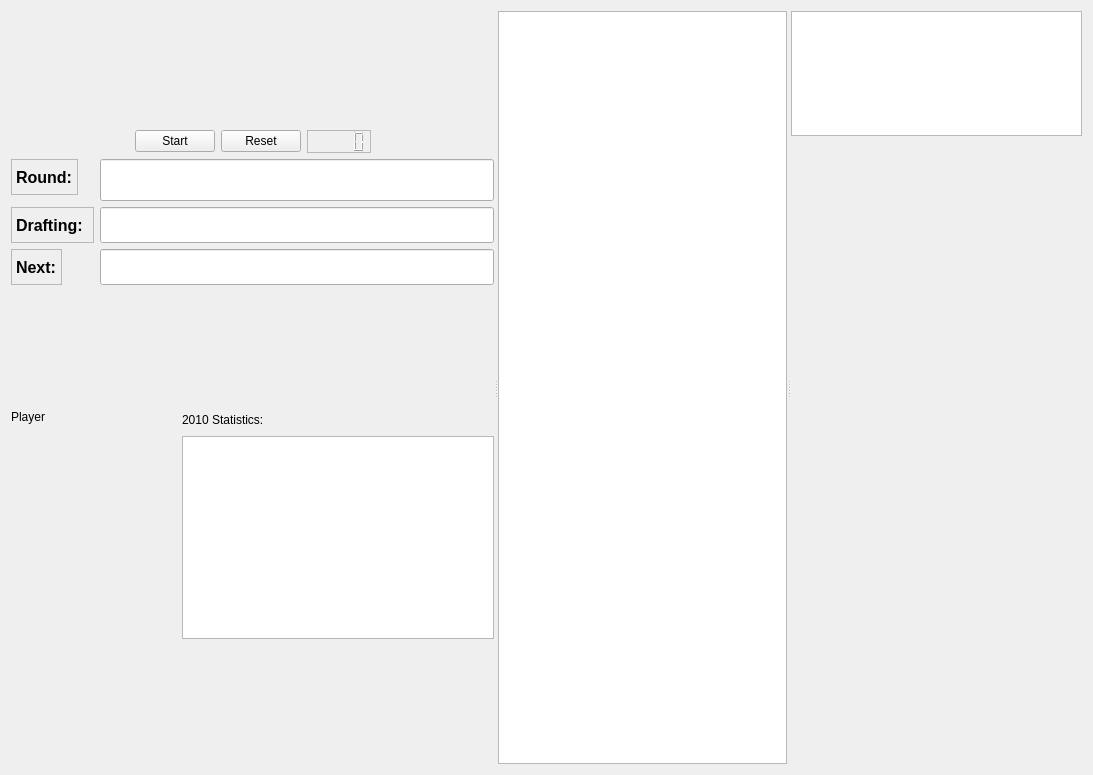
<?xml version="1.0" encoding="UTF-8"?>
<ui version="4.0">
 <class>MainWidget</class>
 <widget class="QWidget" name="MainWidget">
  <property name="geometry">
   <rect>
    <x>0</x>
    <y>0</y>
    <width>1093</width>
    <height>775</height>
   </rect>
  </property>
  <property name="windowTitle">
   <string>Form</string>
  </property>
  <layout class="QVBoxLayout" name="verticalLayout_5">
   <item>
    <widget class="QSplitter" name="splitter_2">
     <property name="orientation">
      <enum>Qt::Horizontal</enum>
     </property>
     <widget class="QSplitter" name="splitter">
      <property name="orientation">
       <enum>Qt::Horizontal</enum>
      </property>
      <widget class="QWidget" name="">
       <layout class="QVBoxLayout" name="verticalLayout_3">
        <item>
         <spacer name="verticalSpacer_2">
          <property name="orientation">
           <enum>Qt::Vertical</enum>
          </property>
          <property name="sizeHint" stdset="0">
           <size>
            <width>20</width>
            <height>40</height>
           </size>
          </property>
         </spacer>
        </item>
        <item>
         <layout class="QVBoxLayout" name="verticalLayout">
          <item>
           <layout class="QHBoxLayout" name="horizontalLayout">
            <item>
             <spacer name="horizontalSpacer_2">
              <property name="orientation">
               <enum>Qt::Horizontal</enum>
              </property>
              <property name="sizeHint" stdset="0">
               <size>
                <width>40</width>
                <height>20</height>
               </size>
              </property>
             </spacer>
            </item>
            <item>
             <widget class="QPushButton" name="pause_button">
              <property name="text">
               <string>Start</string>
              </property>
             </widget>
            </item>
            <item>
             <widget class="QPushButton" name="reset_button">
              <property name="text">
               <string>Reset</string>
              </property>
             </widget>
            </item>
            <item>
             <widget class="QLCDNumber" name="timerDisplay">
              <property name="sizePolicy">
               <sizepolicy hsizetype="Preferred" vsizetype="Minimum">
                <horstretch>0</horstretch>
                <verstretch>0</verstretch>
               </sizepolicy>
              </property>
              <property name="font">
               <font>
                <pointsize>10</pointsize>
               </font>
              </property>
              <property name="frameShape">
               <enum>QFrame::StyledPanel</enum>
              </property>
              <property name="frameShadow">
               <enum>QFrame::Sunken</enum>
              </property>
              <property name="lineWidth">
               <number>3</number>
              </property>
              <property name="smallDecimalPoint">
               <bool>false</bool>
              </property>
              <property name="segmentStyle">
               <enum>QLCDNumber::Filled</enum>
              </property>
              <property name="value" stdset="0">
               <double>0.000000000000000</double>
              </property>
             </widget>
            </item>
            <item>
             <spacer name="horizontalSpacer">
              <property name="orientation">
               <enum>Qt::Horizontal</enum>
              </property>
              <property name="sizeHint" stdset="0">
               <size>
                <width>40</width>
                <height>20</height>
               </size>
              </property>
             </spacer>
            </item>
           </layout>
          </item>
          <item>
           <layout class="QFormLayout" name="formLayout">
            <item row="0" column="0">
             <widget class="QLabel" name="label">
              <property name="font">
               <font>
                <pointsize>12</pointsize>
                <weight>75</weight>
                <bold>true</bold>
               </font>
              </property>
              <property name="frameShape">
               <enum>QFrame::StyledPanel</enum>
              </property>
              <property name="frameShadow">
               <enum>QFrame::Sunken</enum>
              </property>
              <property name="lineWidth">
               <number>3</number>
              </property>
              <property name="text">
               <string>Round:</string>
              </property>
             </widget>
            </item>
            <item row="0" column="1">
             <widget class="QLineEdit" name="round_field">
              <property name="sizePolicy">
               <sizepolicy hsizetype="Expanding" vsizetype="Fixed">
                <horstretch>0</horstretch>
                <verstretch>0</verstretch>
               </sizepolicy>
              </property>
              <property name="font">
               <font>
                <family>Sans Serif</family>
                <pointsize>18</pointsize>
               </font>
              </property>
              <property name="focusPolicy">
               <enum>Qt::NoFocus</enum>
              </property>
              <property name="text">
               <string/>
              </property>
              <property name="frame">
               <bool>true</bool>
              </property>
              <property name="readOnly">
               <bool>true</bool>
              </property>
             </widget>
            </item>
            <item row="1" column="0">
             <widget class="QLabel" name="label_2">
              <property name="font">
               <font>
                <pointsize>12</pointsize>
                <weight>75</weight>
                <bold>true</bold>
                <kerning>true</kerning>
               </font>
              </property>
              <property name="frameShape">
               <enum>QFrame::StyledPanel</enum>
              </property>
              <property name="frameShadow">
               <enum>QFrame::Sunken</enum>
              </property>
              <property name="lineWidth">
               <number>3</number>
              </property>
              <property name="text">
               <string>Drafting: </string>
              </property>
             </widget>
            </item>
            <item row="1" column="1">
             <widget class="QLineEdit" name="drafting_field">
              <property name="sizePolicy">
               <sizepolicy hsizetype="Expanding" vsizetype="Fixed">
                <horstretch>0</horstretch>
                <verstretch>0</verstretch>
               </sizepolicy>
              </property>
              <property name="font">
               <font>
                <pointsize>18</pointsize>
               </font>
              </property>
              <property name="focusPolicy">
               <enum>Qt::NoFocus</enum>
              </property>
              <property name="text">
               <string/>
              </property>
              <property name="readOnly">
               <bool>true</bool>
              </property>
             </widget>
            </item>
            <item row="2" column="0">
             <widget class="QLabel" name="label_3">
              <property name="font">
               <font>
                <pointsize>12</pointsize>
                <weight>75</weight>
                <bold>true</bold>
               </font>
              </property>
              <property name="frameShape">
               <enum>QFrame::StyledPanel</enum>
              </property>
              <property name="frameShadow">
               <enum>QFrame::Sunken</enum>
              </property>
              <property name="lineWidth">
               <number>3</number>
              </property>
              <property name="text">
               <string>Next:</string>
              </property>
             </widget>
            </item>
            <item row="2" column="1">
             <widget class="QLineEdit" name="next_field">
              <property name="sizePolicy">
               <sizepolicy hsizetype="Expanding" vsizetype="Fixed">
                <horstretch>0</horstretch>
                <verstretch>0</verstretch>
               </sizepolicy>
              </property>
              <property name="font">
               <font>
                <pointsize>18</pointsize>
               </font>
              </property>
              <property name="focusPolicy">
               <enum>Qt::NoFocus</enum>
              </property>
              <property name="text">
               <string/>
              </property>
              <property name="readOnly">
               <bool>true</bool>
              </property>
             </widget>
            </item>
           </layout>
          </item>
         </layout>
        </item>
        <item>
         <spacer name="verticalSpacer_3">
          <property name="orientation">
           <enum>Qt::Vertical</enum>
          </property>
          <property name="sizeHint" stdset="0">
           <size>
            <width>20</width>
            <height>40</height>
           </size>
          </property>
         </spacer>
        </item>
        <item>
         <layout class="QGridLayout" name="gridLayout">
          <item row="0" column="0">
           <widget class="QLabel" name="player_name_label">
            <property name="text">
             <string>Player</string>
            </property>
           </widget>
          </item>
          <item row="0" column="1" rowspan="2">
           <widget class="QLabel" name="label_4">
            <property name="text">
             <string>2010 Statistics:</string>
            </property>
           </widget>
          </item>
          <item row="1" column="0" rowspan="3">
           <widget class="QLabel" name="player_image_view">
            <property name="minimumSize">
             <size>
              <width>165</width>
              <height>215</height>
             </size>
            </property>
            <property name="text">
             <string/>
            </property>
           </widget>
          </item>
          <item row="2" column="1">
           <widget class="QTableWidget" name="player_stats_table">
            <property name="alternatingRowColors">
             <bool>true</bool>
            </property>
            <property name="selectionMode">
             <enum>QAbstractItemView::NoSelection</enum>
            </property>
            <property name="selectionBehavior">
             <enum>QAbstractItemView::SelectRows</enum>
            </property>
            <property name="showGrid">
             <bool>false</bool>
            </property>
            <property name="gridStyle">
             <enum>Qt::NoPen</enum>
            </property>
            <attribute name="verticalHeaderVisible">
             <bool>false</bool>
            </attribute>
           </widget>
          </item>
         </layout>
        </item>
        <item>
         <spacer name="verticalSpacer">
          <property name="orientation">
           <enum>Qt::Vertical</enum>
          </property>
          <property name="sizeHint" stdset="0">
           <size>
            <width>20</width>
            <height>40</height>
           </size>
          </property>
         </spacer>
        </item>
       </layout>
      </widget>
      <widget class="QWidget" name="verticalLayoutWidget">
       <layout class="QVBoxLayout" name="avail_layout">
        <item>
         <widget class="QTableView" name="avail_view">
          <property name="sizePolicy">
           <sizepolicy hsizetype="Expanding" vsizetype="Expanding">
            <horstretch>0</horstretch>
            <verstretch>0</verstretch>
           </sizepolicy>
          </property>
          <property name="font">
           <font>
            <pointsize>15</pointsize>
           </font>
          </property>
          <property name="lineWidth">
           <number>3</number>
          </property>
          <property name="editTriggers">
           <set>QAbstractItemView::NoEditTriggers</set>
          </property>
          <property name="alternatingRowColors">
           <bool>true</bool>
          </property>
          <property name="selectionMode">
           <enum>QAbstractItemView::SingleSelection</enum>
          </property>
          <property name="selectionBehavior">
           <enum>QAbstractItemView::SelectRows</enum>
          </property>
          <property name="showGrid">
           <bool>false</bool>
          </property>
          <property name="sortingEnabled">
           <bool>true</bool>
          </property>
         </widget>
        </item>
       </layout>
      </widget>
     </widget>
     <widget class="QWidget" name="">
      <layout class="QVBoxLayout" name="verticalLayout_2" stretch="1,5">
       <item>
        <widget class="QListWidget" name="previous_picks_list">
         <property name="sizePolicy">
          <sizepolicy hsizetype="Expanding" vsizetype="Preferred">
           <horstretch>0</horstretch>
           <verstretch>0</verstretch>
          </sizepolicy>
         </property>
         <property name="font">
          <font>
           <pointsize>15</pointsize>
          </font>
         </property>
         <property name="lineWidth">
          <number>3</number>
         </property>
         <property name="editTriggers">
          <set>QAbstractItemView::NoEditTriggers</set>
         </property>
         <property name="selectionMode">
          <enum>QAbstractItemView::NoSelection</enum>
         </property>
         <property name="viewMode">
          <enum>QListView::ListMode</enum>
         </property>
        </widget>
       </item>
       <item>
        <widget class="QToolBox" name="drafted_view">
         <property name="currentIndex">
          <number>-1</number>
         </property>
        </widget>
       </item>
      </layout>
     </widget>
    </widget>
   </item>
  </layout>
  <zorder>splitter_2</zorder>
  <zorder>timerDisplay</zorder>
  <zorder>reset_button</zorder>
  <zorder>horizontalSpacer</zorder>
  <zorder>horizontalSpacer_2</zorder>
  <zorder>verticalSpacer</zorder>
  <zorder></zorder>
  <zorder>verticalSpacer_2</zorder>
  <zorder>verticalSpacer_3</zorder>
  <zorder>verticalLayoutWidget</zorder>
 </widget>
 <resources/>
 <connections/>
</ui>
